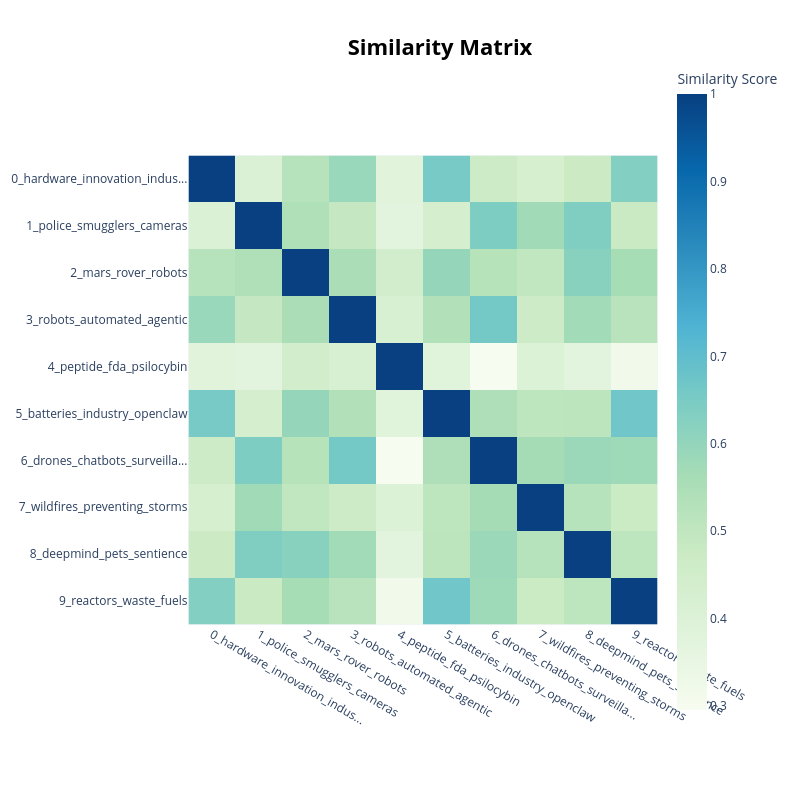

Notebook code cell kept with this figure:
### Code cell
model.visualize_heatmap()

### Figure 1 — Plotly figure (JSON) as saved in the notebook; plotly's stock layout.template omitted (floating-point values rounded to 4 significant figures)
{"data": [{"coloraxis": "coloraxis", "hovertemplate": "x: %{x}<br>y: %{y}<br>Similarity Score: %{z}<extra></extra>", "name": "0", "type": "heatmap", "x": ["0_hardware_innovation_indus...", "1_police_smugglers_cameras", "2_mars_rover_robots", "3_robots_automated_agentic", "4_peptide_fda_psilocybin", "5_batteries_industry_openclaw", "6_drones_chatbots_surveilla...", "7_wildfires_preventing_storms", "8_deepmind_pets_sentience", "9_reactors_waste_fuels"], "xaxis": "x", "y": ["0_hardware_innovation_indus...", "1_police_smugglers_cameras", "2_mars_rover_robots", "3_robots_automated_agentic", "4_peptide_fda_psilocybin", "5_batteries_industry_openclaw", "6_drones_chatbots_surveilla...", "7_wildfires_preventing_storms", "8_deepmind_pets_sentience", "9_reactors_waste_fuels"], "yaxis": "y", "z": [[1.0, 0.4065, 0.5224, 0.5882, 0.3817, 0.6555, 0.4664, 0.4301, 0.4708, 0.6315], [0.4065, 1.0, 0.5433, 0.4876, 0.372, 0.4351, 0.6422, 0.574, 0.6381, 0.4762], [0.5224, 0.5433, 1.0, 0.5528, 0.4466, 0.5962, 0.5243, 0.4981, 0.6199, 0.5623], [0.5882, 0.4876, 0.5528, 1.0, 0.4204, 0.5379, 0.6618, 0.4672, 0.5711, 0.5204], [0.3817, 0.372, 0.4466, 0.4204, 1.0, 0.3839, 0.2956, 0.3993, 0.3708, 0.3212], [0.6555, 0.4351, 0.5962, 0.5379, 0.3839, 1.0, 0.5441, 0.5076, 0.5097, 0.6691], [0.4664, 0.6422, 0.5243, 0.6618, 0.2956, 0.5441, 1.0, 0.5659, 0.5855, 0.5801], [0.4301, 0.574, 0.4981, 0.4672, 0.3993, 0.5076, 0.5659, 1.0, 0.5233, 0.4746], [0.4708, 0.6381, 0.6199, 0.5711, 0.3708, 0.5097, 0.5855, 0.5233, 1.0, 0.5094], [0.6315, 0.4762, 0.5623, 0.5204, 0.3212, 0.6691, 0.5801, 0.4746, 0.5094, 1.0]]}], "layout": {"coloraxis": {"colorbar": {"title": {"text": "Similarity Score"}}, "colorscale": [[0, "rgb(247,252,240)"], [0.125, "rgb(224,243,219)"], [0.25, "rgb(204,235,197)"], [0.375, "rgb(168,221,181)"], [0.5, "rgb(123,204,196)"], [0.625, "rgb(78,179,211)"], [0.75, "rgb(43,140,190)"], [0.875, "rgb(8,104,172)"], [1, "rgb(8,64,129)"]]}, "height": 800, "hoverlabel": {"bgcolor": "white", "font": {"family": "Rockwell", "size": 16}}, "legend": {"title": {"text": "Trend"}}, "margin": {"t": 60}, "showlegend": true, "title": {"font": {"color": "Black", "size": 22}, "text": "<b>Similarity Matrix</b>", "x": 0.55, "xanchor": "center", "y": 0.95, "yanchor": "top"}, "width": 800, "xaxis": {"anchor": "y", "constrain": "domain", "domain": [0, 1], "scaleanchor": "y"}, "yaxis": {"anchor": "x", "autorange": "reversed", "constrain": "domain", "domain": [0, 1]}}}
